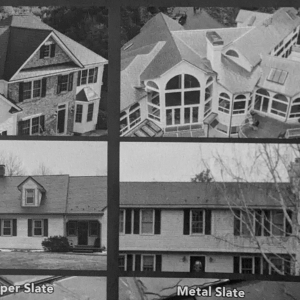
#> input picture pic1grey300.jpg, 300 x 300 px
$ jupyter execute harriscorner_localdescriptor.ipynb   (shell and % lines are left out)   (older library calls are emulated)
#> lines starting #> are read from the running program, lines starting #| are printed output that depends on the picture; after the words box and inside, x2 and y2 are one past the last pixel; in counts of white or black regions, pixels touching at a corner belong together
[cell 1]
import cv2
import numpy as np
from matplotlib import pyplot as plt
import math

[cell 2]
img_name='pic1grey300'
ext='.jpg'
img_dir=img_name+ext

window_size=3
k=0.04
threshold=0.3

[cell 3]
img = cv2.imread(img_dir)
#> img is the input picture: shape (300, 300, 3); min 5, max 222, mean 114.1
gray = cv2.cvtColor(img,cv2.COLOR_BGR2GRAY)
img_gaussian = cv2.GaussianBlur(gray,(3,3),0)
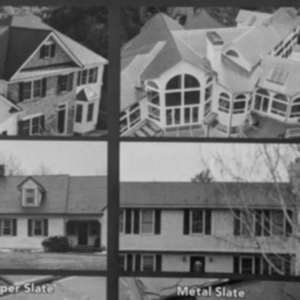
#> img_gaussian: shape (300, 300); min 8, max 208, mean 114.2
M = img.shape[0]   #.shape[0] outputs M
#> M = 300
N = img.shape[1]    #.shape[1] outputs N .shape[2] outputs color channels of image
#> N = 300
matrix_R = np.zeros((M,N))

[cell 4]
# Calculating derivatives using sobel to avoid large values thats inhibiting appropriate corners
Ix = cv2.Sobel(img_gaussian, cv2.CV_64F, 1, 0, ksize=3)
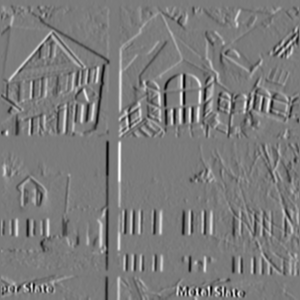
#> Ix: shape (300, 300) float64; min -434, max 460, mean -0.1; drawn with min black and max white
Iy = cv2.Sobel(img_gaussian, cv2.CV_64F, 0, 1, ksize=3)
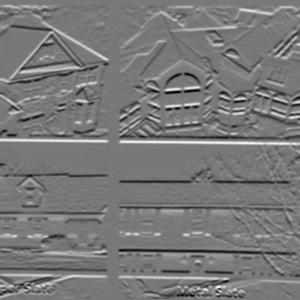
#> Iy: shape (300, 300) float64; min -434, max 482, mean 1.3; drawn with min black and max white

[cell 5]
#Calculating squares of derivatives
A=np.square(Ix)
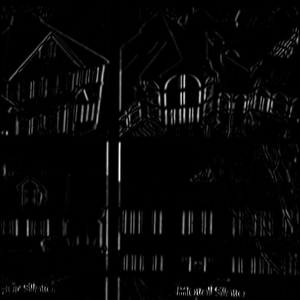
#> A: shape (300, 300) float64; min 0, max 211600, mean 5824.6; drawn with min black and max white
B=np.square(Iy)
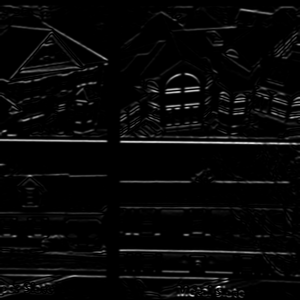
#> B: shape (300, 300) float64; min 0, max 232324, mean 7500.5; drawn with min black and max white
C=Ix*Iy
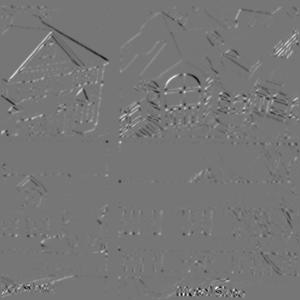
#> C: shape (300, 300) float64; min -94952, max 108953, mean 168.7; drawn with min black and max white

[cell 6]
cornerList = []
cornerList2 = []
offset = int( window_size / 2 )

for y in range(offset, M-offset):
    for x in range(offset, N-offset):
        Aprime = np.sum(A[y-offset:y+1+offset, x-offset:x+1+offset])
        Bprime = np.sum(B[y-offset:y+1+offset, x-offset:x+1+offset])
        Cprime = np.sum(C[y-offset:y+1+offset, x-offset:x+1+offset])

        # defining M matrix
        H = np.array([[Aprime,Cprime],[Cprime,Bprime]])

        #Calculating R
        det=np.linalg.det(H)
        tr=np.matrix.trace(H)
        R=det-k*(tr**2)
        matrix_R[y-offset, x-offset]=R
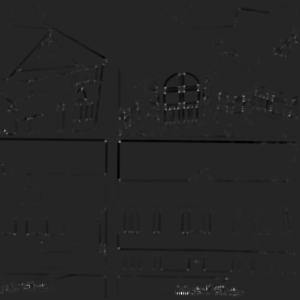
#> matrix_R: shape (300, 300) float64; min -5.79e+10, max 3.34e+11, mean -349330085.2; drawn with min black and max white

[cell 7]
#Thresholding R
cv2.normalize(matrix_R, matrix_R, 0, 1, cv2.NORM_MINMAX)
for y in range(offset, M-offset):
    for x in range(offset, N-offset):
        value=matrix_R[y, x]
        if value>threshold:
            cornerList.append([y,x])
            cornerList2.append((y,x))
            cv2.circle(img,(x,y),1,(0,0,255))
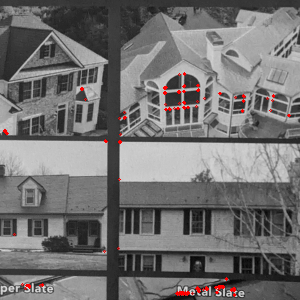
#> img: shape (300, 300, 3); 0.61% of pixels changed, all inside (x1, y1, x2, y2) = (3, 72, 291, 297)
#> after the loop, cornerList = 174 pairs, first value 73 to 295, second value 4 to 289; cornerList2 has the same summary as cornerList

[cell 8]
plt.imshow(cv2.cvtColor(img, cv2.COLOR_BGR2RGB)),
plt.xticks([]), plt.yticks([])
plt.imsave(str('Harris' +img_name+ 'edges.' + 'jpg'), img)
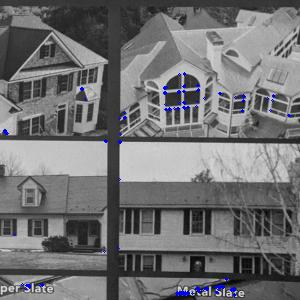
#> saved as Harrispic1grey300edges.jpg: shape (300, 300, 3); mean R, G, B 113.4, 113.5, 114.9
plt.savefig('harris_detector'+img_name+'-thresh_%s.png'%(threshold), bbox_inches='tight')
plt.show()

[cell 9]
filename = img_name +'corners.txt'
# open file in write mode
with open(filename, 'w') as fp:
    for i in cornerList:
        # write each item on a new line
        fp.write("%s\n" % i)
#> this loop made 174 passes
#> i on passes 1 to 3: [73, 184], [74, 179], [74, 184]
    print('Done')
#print(cornerList)

[cell 10]
fil = open("localDescriptors.txt", 'w')
for i, j in cornerList2:
    hn = np.zeros(8, dtype = np.float32)
    h = np.zeros(8, dtype = np.float32)
    for x in range(-4, 5):
        for y in range(-4, 5):
            if 0 <= i + x < M and 0 <= j + y < N:
                if Ix[i+x, j+y] != 0 and Iy[i+x, j+y] != 0:
                    angle = math.atan2(Iy[i+x, j+y], Ix[i+x, j+y])
                    index = math.ceil(angle/(math.pi/4)) % 8
                    h[index] += math.sqrt(Ix[i+x, j+y] * Ix[i+x, j+y] + Iy[i+x, j+y] * Iy[i+x, j+y])
    #find maximum
    Hmaxx = float('-inf')
    maxindex = 0
    for idx, num in enumerate(h):
        if num > Hmaxx:
            Hmaxx = num
            maxindex = idx

    #Rotate h() circularly to obtain hn()
    for i in range(8):
        hn[(4-2+i)%8] = h[(maxindex-2+i)%8]
    print((i,j), np.array2string(hn))
    fil.write("(" + str(i)+","+str(j) + ") ")
    fil.write(np.array2string(hn) + '\n')
#> this loop made 174 passes
#> (printed output is left out)

[cell 11]
fil.close
print(h)
print(hn)
plt.plot(h)
plt.title('Original histogram')
plt.savefig('h'+img_name+'.jpg')
plt.show()

plt.plot(hn)
plt.title('Normalized Histogram')
plt.savefig('hn'+img_name+'.jpg')
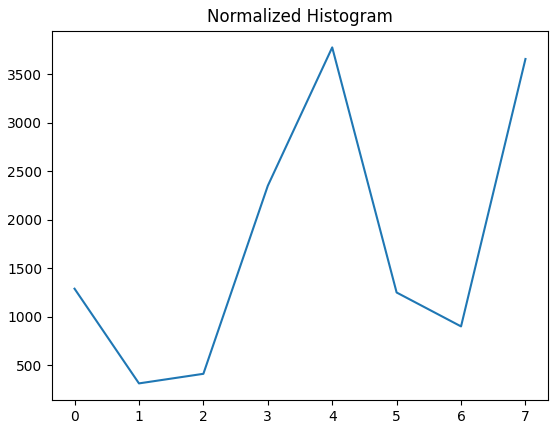
#> figure drawn by matplotlib, 1 panel
plt.show()
